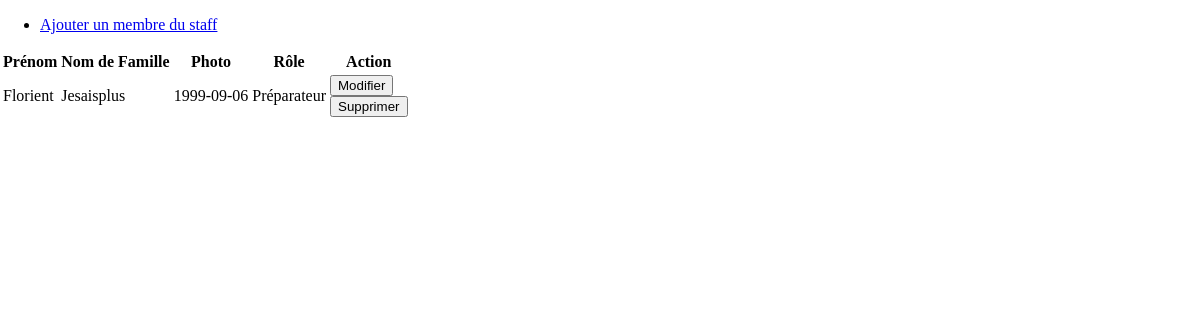
Page /allStaffMember.php on the committed database.
### tables this page shows
CREATE TABLE `member_staff` (
  `id_member_staff` int(11) NOT NULL,
  `firstname_member_staff` varchar(255) NOT NULL,
  `lastname_member_staff` varchar(255) NOT NULL,
  `picture_member_staff` varchar(255) NOT NULL,
  `role_member_staff_name` varchar(255) NOT NULL
);

### src/Model/Staff.php (called while the page is built, shortened)
<?php
class Staff extends Person{
    protected string $firstName;
    protected string $lastName;
    private string $picture;
    private string $role;
    public function __construct($id = null, string $firstName, string $lastName, string $picture, string $role)
    {
        $this->firstName = $firstName;
        $this->lastName = $lastName;
        $this->picture = $picture;
        $this->role = $role;
    }
    public function getFirstName(): string
    {
        return $this->firstName;
    }
    public function setFirstName(string $newFirstName): void
    {
        $this->firstName = $newFirstName;
    }
    public function getLastName(): string
    {
        return $this->lastName;
    }
    public function setLastName(string $newLastName): void
    {
        $this->lastName = $newLastName;
    }
    public function getPicture(): string
    {
        return $this->picture;
    }
    public function setPicture(string $newPicture): void
    {
        $this->picture = $newPicture;
    }
    public function getRole(): string
    {
        return $this->role;
    }
    public function setRole(string $newRole): void
    {
        $this->role = $newRole;
    }
}

### src/Controller/StaffController.php (called while the page is built, shortened)
<?php
final class StaffController
{
    public static function getAll(): array
    {
        $connexion = MySql::connect();
        $request = $connexion->prepare("SELECT * from member_staff");
        $request->execute();
        return $request->fetchAll();
    }
}

### public/allStaffMember.php (the view, shortened to what this page needs)
<?php
$allStaffMember = StaffController::getAll();
$allStaffMemberClass = [];
foreach ($allStaffMember as $staffMember)
{
    $staffMemberInst = new Staff($staffMember['id_member_staff'], $staffMember['firstname_member_staff'], $staffMember['lastname_member_staff'], $staffMember['picture_member_staff'], $staffMember['role_member_staff_name']);
    $staffMemberInst->setId($staffMember['id_member_staff']);
    $staffMemberInst->setFirstName($staffMember['firstname_member_staff']);
    $staffMemberInst->setLastName($staffMember['lastname_member_staff']);
    $staffMemberInst->setPicture($staffMember['picture_member_staff']);
    $staffMemberInst->setRole($staffMember['role_member_staff_name']);
    array_push($allStaffMemberClass, $staffMemberInst);
}
?>
<!DOCTYPE html>
<html lang="en">
<head>
    <link rel="stylesheet" href="footclub.css">
</head>
<body>
    <ul>
        <li><a href="addStaffMember.php">Ajouter un membre du staff</a></li>
    </ul>
    <table>
        <thead>
            <tr>
                <th>Prénom</th>
                <th>Nom de Famille</th>
                <th>Photo</th>
                <th>Rôle</th>
                <th>Action</th>
            </tr>
        </thead>
        <tbody>
            <?php
            foreach($allStaffMemberClass as $itemStaffMember)
            {
                ?>
                <tr>
                    <td><?= $itemStaffMember->getFirstName();?></td>
                    <td><?= $itemStaffMember->getLastName(); ?></td>
                    <td><?= $itemStaffMember->getPicture(); ?></td>
                    <td><?= $itemStaffMember->getRole(); ?></td>
                    <td>
                        <form action="editStaffMember.php" method="get">
                            <input type="submit" value="Modifier">
                        </form>
                        <form action="deleteStaffMember.php" method="get">
                            <input type="submit" value="Supprimer">
                        </form>
                    </td>
            <?php
            }
            ?>
                </tr>
        </tbody>
    </table>
</body>
</html>

### public/footclub.css (style rules this page uses)
body { margin: 0; }

### rows in the picture
member_staff: firstname_member_staff "Florient", lastname_member_staff "Jesaisplus", picture_member_staff "1999-09-06", role_member_staff_name "Préparateur"
